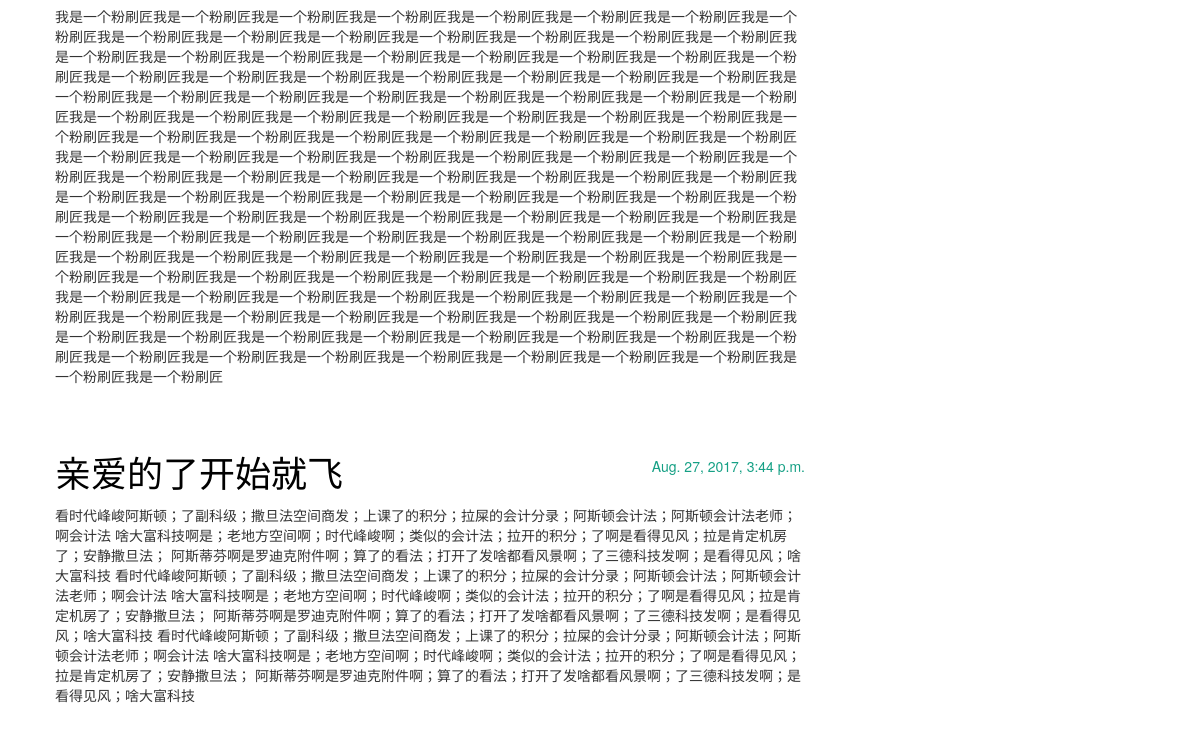
The app's page / (lower part), older data.
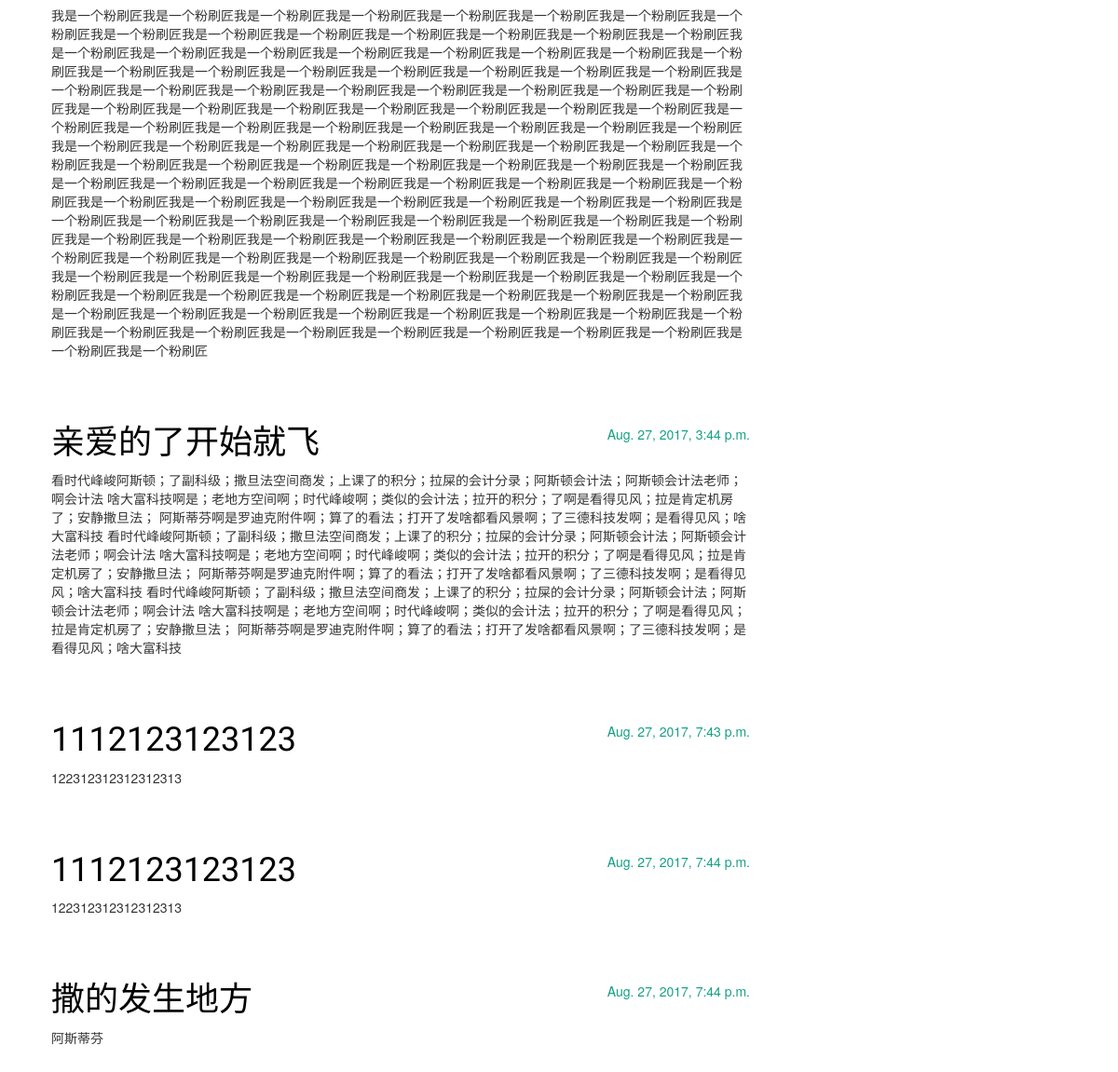
The same page, newer data.
### blog/models.py (models this page shows, shortened)
class Post(models.Model):
    author = models.ForeignKey('auth.User')
    title = models.CharField(max_length=200)
    text = models.TextField()
    created_date = models.DateTimeField(
            default=timezone.now)
    published_date = models.DateTimeField(
            blank=True, null=True)

### blog/views.py (the view)
# urls.py: url(r'^$', views.post_list, name='post_list'),
def post_list(request):
    posts = Post.objects.filter(published_date__lte=timezone.now()).order_by('published_date')
    return render(request, 'blog/post_list.html', {'posts': posts})

### blog/templates/blog/post_list.html
{% extends 'blog/base.html' %}
{% block content %}
    {% for post in posts %}
        <div class="post">
            <div class="date">
                {{ post.published_date }}
            </div>
            <h1><a href="{% url 'post_detail' pk=post.pk %}">{{ post.title }}</a></h1>
            <p>{{ post.text|linebreaksbr }}</p>
        </div>
    {% endfor %}
{% endblock content %}

Row changes from the older to the newer data that the page shows:
added Post: published_date "Aug. 27, 2017, 7:43 p.m.", title "1112123123123", text "122312312312312313"
added Post: published_date "Aug. 27, 2017, 7:44 p.m.", title "1112123123123", text "122312312312312313"
added Post: published_date "Aug. 27, 2017, 7:44 p.m.", title "撒的发生地方", text "阿斯蒂芬"
